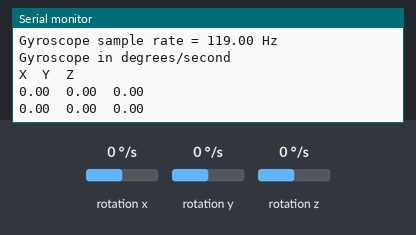
The sketch below on a simulated Arduino Nano 33 BLE. Parts: the last lines printed to the serial monitor. The test bench sets the inputs (shaded band); at power-on: rotation x 0 °/s, rotation y 0 °/s, rotation z 0 °/s.

Above: at 2.8 s.
2.9 s: rotation x set to -192 °/s
At 4.5 s:
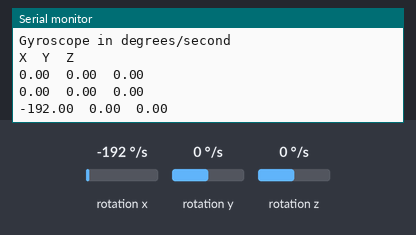
5.6 s: rotation y set to -192 °/s
At 7.3 s:
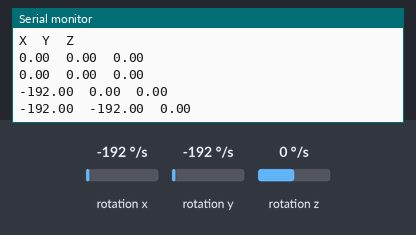
8.3 s: rotation z set to -192 °/s
At 10.5 s:
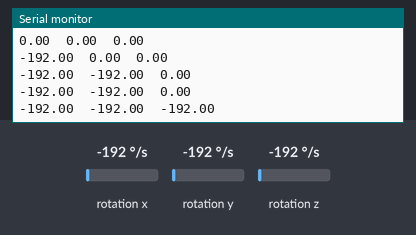

The sketch:

LSM9DS1_Gyroscope.ino
```cpp
/*
  LSM9DS1_Gyroscope.ino
  Arduino Nano 33 BLE Sense
*/

#include <Arduino_LSM9DS1.h> // Library for LSM9DS1

void setup() {
  Serial.begin(9600); // Serial Monitor at a data rate of 9600 bits per second

  while (!Serial);
  Serial.println("Started");

  //If IMU doesnt start up have serial output failure
  if (!IMU.begin()) {
    Serial.println("Failed to initialize IMU!");
    while (1);
  }

  //Formating for Serial Output
  Serial.print("Gyroscope sample rate = ");
  Serial.print(IMU.gyroscopeSampleRate()); // States smapling rate of gyroscope = 120hz
  Serial.println(" Hz");
  Serial.println();
  Serial.println("Gyroscope in degrees/second");
  Serial.println("X\tY\tZ"); // Label the axis' being recorded
}

void loop() {
  float x, y, z; // use float to use deciamal values vs whole int

  //Assigns gyscope data to float varibles
  if (IMU.gyroscopeAvailable()) {
    IMU.readGyroscope(x, y, z);

    //Print out each axis data point then a tab
    Serial.print(x);
    Serial.print('\t');
    Serial.print(y);
    Serial.print('\t');
    Serial.println(z);
  }

  // wait 1 second to print again
  delay(2000);
}
```

Measured:
- after the input at 2.9 s, the serial monitor: prints a new line after 1.1 s (image 1)
- after the input at 5.6 s, the serial monitor: prints a new line after 0.41 s (image 2)
- after the input at 8.3 s, the serial monitor: prints a new line after 1.7 s (image 3)
